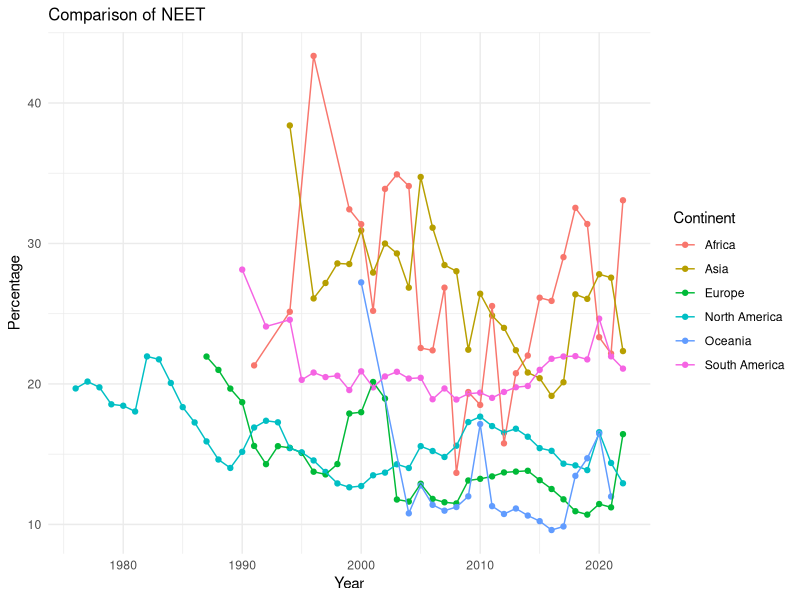
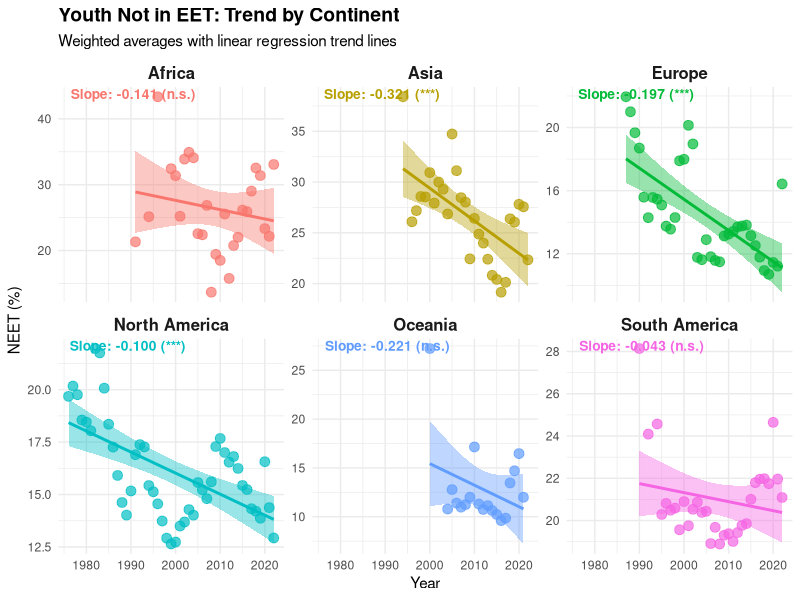

These figures' R source, in order: (Note: this script raises an error after producing the figures.)
## ---- chunk 1
# !!! NOTE THAT: by default, in the pdf file generated, it does not show the code
# chunk, if want to show chunk, change the line below to **echo = TRUE**
knitr::opts_chunk$set(echo = FALSE)
library(tidyverse)
library(ggplot2)
library(knitr)
library(purrr)
library(broom)
## ---- chunk 2
youth_neet <- read.csv("Exported_data/youth_neet_cleaned.csv")
gdp <- read.csv("Exported_data/gdp_per_capita_cleaned.csv")
## ---- chunk 3
youth_neet %>%
  group_by(Continent, Year) %>%
  summarise(
    NEET_avg = weighted.mean(Percentage_NEET, Population, na.rm = T),
    .groups = "drop"
  ) %>%
  ggplot(aes(x = Year, y = NEET_avg, colour = Continent)) +
  geom_point() +
  geom_line() +
  labs(
    x = "Year",
    y = "Percentage",
    title = "Comparison of NEET"
  ) +
  theme_minimal() +
  theme(plot.title = element_text(
    size = 12,
    hjust = 0
  ))
## ---- chunk 4
# Calculate weighted averages by continent and year
# This accounts for population differences between countries
youth_summary <- youth_neet %>%
  group_by(Continent, Year) %>%
  summarise(NEET_avg = weighted.mean(Percentage_NEET, Population, na.rm = TRUE),
            .groups = "drop") %>%
  ungroup()

# Define color scheme for continents
continent_colors <- c(
  "Africa"        = "#F8766D",
  "Asia"          = "#B79F00",
  "Europe"        = "#00BA38",
  "North America" = "#00BFC4",
  "Oceania"       = "#619CFF",
  "South America" = "#F564E3"
)

# Calculate regression slopes
slope_neet_year <- youth_summary %>%
  group_by(Continent) %>%
  do({
    model <- lm(NEET_avg ~ Year, data = .)
    tidy_model <- tidy(model)
    slope_row <- tidy_model %>% filter(term == "Year")
    
    # Create result data frame with slope and p-value
    data.frame(
      Continent = unique(.$Continent),
      slope = slope_row$estimate,      # Rate of change per year
      p = slope_row$p.value,           # Statistical significance
      stringsAsFactors = FALSE
    )
  }) %>%
  ungroup()

# Create comprehensive comparison table
slope_neet_year <- slope_neet_year %>%
  mutate(
    # Binary significance at 5% level
    significance = ifelse(p < 0.05, "Yes", "No"),
    
    # Star notation for significance levels
    sig_label = case_when(
      p < 0.001 ~ "***",   # Highly significant
      p < 0.01 ~ "**",     # Very significant
      p < 0.05 ~ "*",      # Significant
      TRUE ~ "n.s."             # Not significant
    )
  )

# Display comparison table
# Shows side-by-side results for hypothesis testing
# kable(
#   slope_neet_year %>%
#     select(
#       Continent,
#       `Slope` = slope,
#       `P-value` = p,
#       `Significance` = sig_label,
#       `Significant at 5%? (with)` = significance
#     ),
#   digits = 4,
#   caption = "Hypothesis Testing Results: With and Without Outliers (IQR multiplier: 1.0)"
# )


# Prepare slope annotations for visualization
# Creates formatted labels showing slope and significance
slope_data <- slope_neet_year %>%
  select(Continent, slope, sig_label) %>%
  mutate(
    slope_label = paste0(
      "Slope: ", sprintf("%.3f", slope),  # Format to 3 decimal places
      " (", sig_label, ")"                # Add significance stars
    )
  )

# Create visualization
# Shows trends for all continents with regression lines
ggplot(youth_summary, aes(x = Year, y = NEET_avg)) +
  geom_point(aes(colour = Continent), alpha = 0.7, size = 3) +
  geom_smooth(aes(colour = Continent, fill = Continent),
              method = "lm", se = TRUE, linewidth = 1) +
  geom_text(data = slope_data,
            aes(label = slope_label, colour = Continent),
            x = -Inf, y = Inf, hjust = -0.1, vjust = 1.2,
            size = 3.5, fontface = "bold") +
  scale_colour_manual(values = continent_colors) +
  scale_fill_manual(values = continent_colors) +
  facet_wrap(~ Continent, scales = "free_y") +
  labs(
    title = "Youth Not in EET: Trend by Continent",
    subtitle = "Weighted averages with linear regression trend lines",
    x = "Year",
    y = "NEET (%)"
  ) +
  theme_minimal() +
  theme(
    legend.position = "none",
    plot.title = element_text(size = 14, face = "bold"),
    strip.text = element_text(size = 12, face = "bold")
  )

## ---- chunk 5
# First, we merge the school enrollment and youth unemployment data into the
# youth summary data frame. Ignore NAs so that the weighted average calculation
# would be more calculating from the rest of the data.
youth_summary <- youth_neet %>%
  group_by(Continent, Year) %>%
  summarise(
    SE_avg = weighted.mean(School_Enrollment, Population, na.rm = TRUE),
    Unemp_avg = weighted.mean(Youth_Unemployment, Population, na.rm = T),
    .groups = "keep"
  ) %>%
  right_join(., youth_summary) %>%
  ungroup()


# Then we would like to calculate the correlation between NEET rate and school
# enrollment rate and youth unemployment rate.

# I used AI for this part, specifically how to turn the cor.test() result into
# a data frame.

Cor_NEET_Con <- (function() {
  SE_corr <- youth_summary %>%
    group_by(Continent) %>%
    summarise(
      test = list(cor.test(
        NEET_avg, SE_avg, method = "spearman",use = "complete.obs"
        )
      )
    ) %>%
    mutate(
      Corr_SE = map_dbl(test, ~ round(.x$estimate, 4)),
      P_Value_SE = map_dbl(test, ~ round(.x$p.value, 4))
    ) %>%
    select(-test)

  Unemp_corr <- youth_summary %>%
    group_by(Continent) %>%
    summarise(
      test = list(cor.test(
        NEET_avg, Unemp_avg, method = "spearman", use = "complete.obs"
        )
      )
    ) %>%
    mutate(
      Corr_Unemp = map_dbl(test, ~ round(.x$estimate, 4)),
      P_Value_Unemp = map_dbl(test, ~ round(.x$p.value, 4))
    ) %>%
    select(-test)

  full_join(
    SE_corr, Unemp_corr,
    by = "Continent"
  )
})()

kable(Cor_NEET_Con,
  format = "markdown",
  caption = "Correlation of NEET with Youth Unemployment and School Enrollment (Continental)"
)
## ---- chunk 6
Cor_NEET_World <- (function() {
  NEET_SE <- cor.test(youth_neet$Percentage_NEET,
    youth_neet$School_Enrollment,
    method = "spearman",
    use = "complete.obs"
  )

  NEET_Unemp <- cor.test(youth_neet$Percentage_NEET,
    youth_neet$Youth_Unemployment,
    method = "spearman",
    use = "complete.obs",
  )
  
  data.frame(
    variable = c("SE", "Unemployment"),
    correlation = round(c(NEET_Unemp$estimate, NEET_SE$estimate), 4),
    p_value = round(c(NEET_Unemp$p.value, NEET_SE$p.value), 4)
  )
})()

kable(Cor_NEET_World,
  format = "markdown",
  caption = "Correlation of NEET with Youth Unemployment and School Enrollment (World)"
)

## ---- chunk 7
youth_neet %>% ggplot(aes(x = Percentage_NEET, y = School_Enrollment)) +
  geom_point(aes(colour = Continent), alpha = 0.4) + 
  geom_smooth(method = "lm")+
  theme_minimal()+
  labs(
    title = "School Enrolment (Tertiary) and NEET Percentage Comparison",
    y = "School Enrolment (%)",
    x = "NEET (%)"
  )

# Note that for some country the school enrolment rate is beyond 100%, that is not
# an error actually. As that percentage is calculated by 
# total population in tertiary education (irrespective of age) / offcial age for tertiary edu
# so making it possible, like Greece.

youth_neet %>% ggplot(aes(x = Percentage_NEET, y = Youth_Unemployment)) +
  geom_point(aes(colour = Continent), alpha = 0.4) + 
  geom_smooth(method = "lm")+
  theme_minimal()+
  labs(
    title = "Youth Unemployment and NEET Percentage Comparison",
    y = "Youth Unemployment (%)",
    x = "NEET (%)"
  )
  
## ---- chunk 8
gdp_neet <- inner_join(gdp, youth_neet, by = c("Entity", "Code", "Year", "Continent"))

# Clean and restructure the merged dataset
gdp_neet <- gdp_neet %>% 
  select(Continent, Entity, Year, Gdp_per_capita, Percentage_NEET)

# Convert Continent to a factor for grouping and visualization
gdp_neet$Continent <- as.factor(gdp_neet$Continent)
## ---- chunk 9
# Perform correlation test at the global (country) level
# Tests the linear relationship between GDP per capita and NEET percentage
# across all countries and years in the dataset
global_cor_s <- cor.test(
  gdp_neet$Gdp_per_capita,
  gdp_neet$Percentage_NEET,
  method = "spearman"
)

global_cor_p <- cor.test(
  gdp_neet$Gdp_per_capita,
  gdp_neet$Percentage_NEET,
  method = "pearson"
)
# Display correlation results (r value, p-value, confidence interval)
global_cor_p
global_cor_s
## ---- chunk 10
ggplot(gdp_neet, aes(Gdp_per_capita, Percentage_NEET, color = Continent)) +
  geom_point(alpha = 0.7) +
  geom_smooth(method = "lm", se = FALSE, color = "black") +
  scale_x_log10() +
  labs(
    title = "GDP per Capita vs NEET (%) — Global",
    x = "GDP per Capita (log scale)",
    y = "NEET (%)"
  ) +
  theme_minimal()
## ---- chunk 11
# Aggregate data to the continent level by calculating mean values
continent_means <- gdp_neet %>%
  group_by(Continent) %>%
  summarise(
    Mean_GDP  = mean(Gdp_per_capita),
    Mean_NEET = mean(Percentage_NEET),
    .groups   = "drop"
  )

# Perform correlation test on continent-level aggregated data
# This tests whether continents with higher average GDP have lower average NEET
continent_cor_p <- cor.test(
  continent_means$Mean_GDP,
  continent_means$Mean_NEET,
  method = "pearson"
)

continent_cor_s <- cor.test(
  continent_means$Mean_GDP,
  continent_means$Mean_NEET,
  method = "spearman"
)
## ---- chunk 12
ggplot(continent_means, aes(Mean_GDP, Mean_NEET)) +
  geom_point(size = 4, aes(color = Continent)) +
  geom_text(aes(label = Continent), vjust = -1) +
  geom_smooth(method = "lm", se = FALSE, color = "black") +
  scale_x_log10() +
  labs(
    title = "Mean GDP vs Mean NEET — Continent Level",
    x = "Mean GDP per Capita (log scale)",
    y = "Mean NEET (%)"
  ) +
  theme_minimal()
## ---- chunk 13
# Take siginificance level at 0.05
ALPHA <- 0.05
# Create a summary table comparing the two levels of analysis
Correlation_GDP_NEET <- data.frame(
  Level = c("Global (Countries)", "Continent Means (6 points)"),
  Pearson_r = c(global_cor_p$estimate, continent_cor_p$estimate),
  Spearman_r = c(global_cor_s$estimate, continent_cor_s$estimate),
  
  # Extract p-values to assess statistical significance
  p_value = c(global_cor_p$p.value, continent_cor_p$p.value),
  N = c(nrow(gdp_neet), nrow(continent_means)),
  Significant = c(global_cor_p$p.value < ALPHA,
                  continent_cor_p$p.value < ALPHA)
)

# Display the results table for easy comparison
Correlation_GDP_NEET
